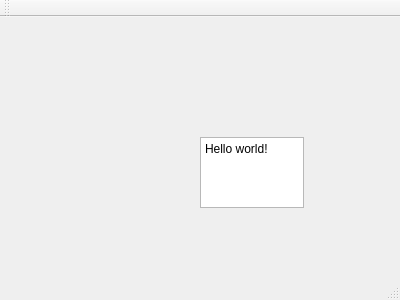
<?xml version="1.0" encoding="UTF-8"?>
<ui version="4.0">
 <class>MainWindow</class>
 <widget class="QMainWindow" name="MainWindow">
  <property name="geometry">
   <rect>
    <x>0</x>
    <y>0</y>
    <width>400</width>
    <height>300</height>
   </rect>
  </property>
  <property name="windowTitle">
   <string>MainWindow</string>
  </property>
  <widget class="QWidget" name="centralWidget">
   <widget class="QPlainTextEdit" name="plainTextEdit">
    <property name="geometry">
     <rect>
      <x>200</x>
      <y>120</y>
      <width>104</width>
      <height>71</height>
     </rect>
    </property>
    <property name="plainText">
     <string>Hello world!</string>
    </property>
   </widget>
  </widget>
  <widget class="QMenuBar" name="menuBar">
   <property name="geometry">
    <rect>
     <x>0</x>
     <y>0</y>
     <width>400</width>
     <height>21</height>
    </rect>
   </property>
  </widget>
  <widget class="QToolBar" name="mainToolBar">
   <attribute name="toolBarArea">
    <enum>TopToolBarArea</enum>
   </attribute>
   <attribute name="toolBarBreak">
    <bool>false</bool>
   </attribute>
  </widget>
  <widget class="QStatusBar" name="statusBar"/>
 </widget>
 <layoutdefault spacing="6" margin="11"/>
 <resources/>
 <connections/>
</ui>
